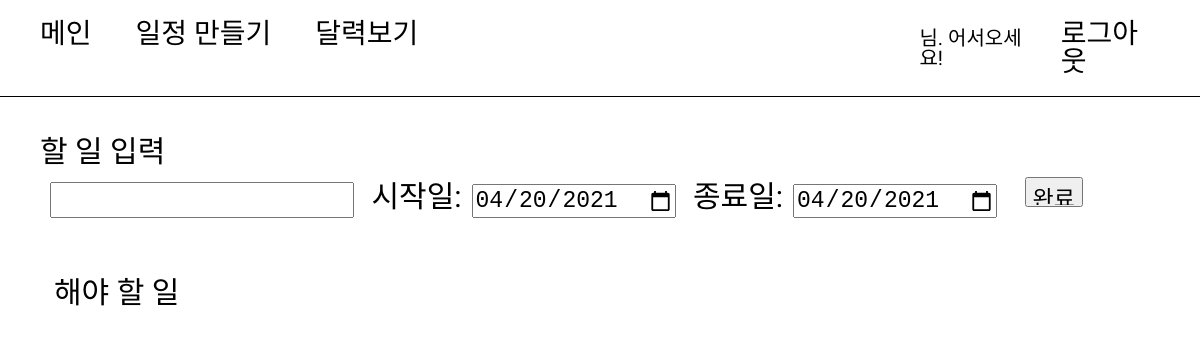
Page /main/todo/ (signed in) on the earlier database version.
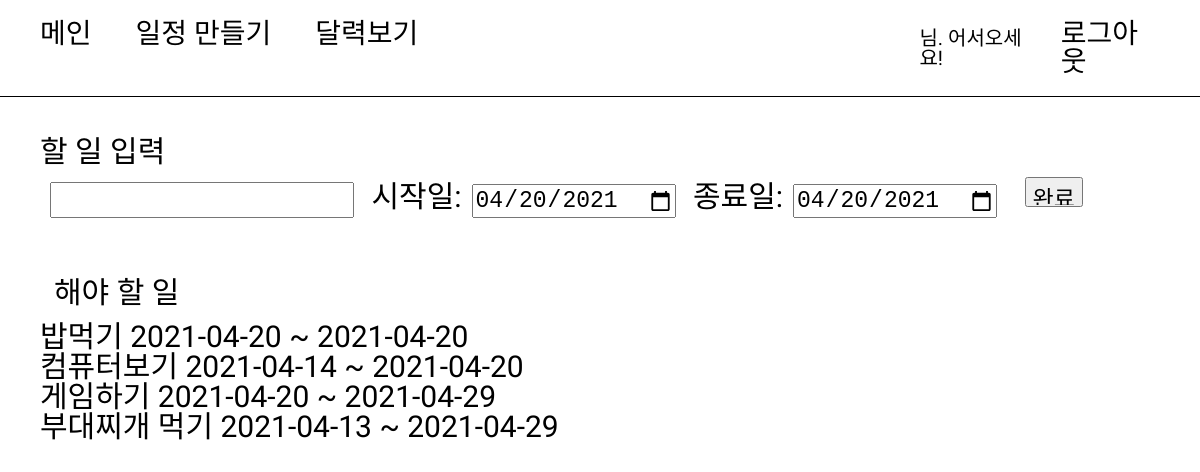
Same page on the later database version.
### diary/models.py (models this page shows)
class todoModel(models.Model):
    SUCCESS = 'S'
    FAIL = 'F'
    STATUS_CHOICE = [
        (SUCCESS, '성공'),
        (FAIL, '실패')
    ]
    status = models.CharField(max_length=10, choices=STATUS_CHOICE, default=FAIL)
    user = models.ForeignKey(
        'accounts.User', related_name='todo', on_delete=models.CASCADE
        )
    todo = models.CharField(max_length=200)
    start_date = models.DateField()
    end_date = models.DateField()
    created_at = models.DateTimeField(auto_now_add=True)
    class Meta:
        ordering = ['end_date']

### diary/views.py (the view)
# urls.py: path("todo/", views.write_todo, name="todo")
@login_required
def write_todo(request):
    today = str(date.today())
    cal = today.split("-")
    year, month, day = cal[0], cal[1], cal[2]
    todo_list = todoModel.objects.filter(user=request.user)\
        .filter(end_date__gte=date.today())
    if request.method == "POST":
        forms = todoForm(request.POST)
        if forms.is_valid():
            todo = forms.save(commit=False)
            if todo.start_date > todo.end_date:
                messages.error(request, "시작일이 종료일보다 늦습니다!")
                return redirect("diary:todo")
            else:
                todo.user = request.user
                forms.save()
                return redirect("diary:todo")
    else:
        forms = todoForm()
    return render(request, "diary/todo_write.html", {
                'year':year, 'month':month, 'day':day, 'todo_list':todo_list})

### templates/diary/todo_write.html (shortened to what this page needs)
{% extends "Layout.html" %}
{% block contents %}
<div class="header">
    <div class="header-nav">
        <a href="{% url 'diary:main' %}">메인</a>
        <a href="{% url 'diary:todo' %}">일정 만들기</a>
        <a href="{% url 'diary:Detailcalendar' year month %}">달력보기</a>
    </div>
    <div class="header-user">
        <p>{{request.user.first_name}}님. 어서오세요!</p>
        <a href="{% url 'accounts:logout' %}">로그아웃</a>
    </div>
</div>
<div class="todo">
    <form method="POST" action="{% url 'diary:todo' %}">
        <div class="todo-write">
            <h1>할 일 입력</h1>
                <div>
                    <input type="text" name="todo"/>
                    시작일:<input type="date" value="{{year}}-{{month}}-{{day}}" name="start_date"/>
                    종료일:<input type="date" value="{{year}}-{{month}}-{{day}}" name="end_date"/>
                    <input type="submit" value="완료" />
                </div>
        </div>
    </form>
    <div class="todo-list">
        <h1>해야 할 일</h1>
    </div>
    {% for todo in todo_list %}
    <div>
        {{todo.todo}}
        {{todo.start_date|date:'Y-m-d'}} ~
        {{todo.end_date|date:'Y-m-d'}}
    </div>
    {% endfor %}
</div>
{% endblock %}

Differences in the rows shown:
added todoModel: todo "밥먹기", start_date "2021-04-20", end_date "2021-04-20"
added todoModel: todo "컴퓨터보기", start_date "2021-04-14", end_date "2021-04-20"
added todoModel: todo "게임하기", start_date "2021-04-20", end_date "2021-04-29"
added todoModel: todo "부대찌개 먹기", start_date "2021-04-13", end_date "2021-04-29"
